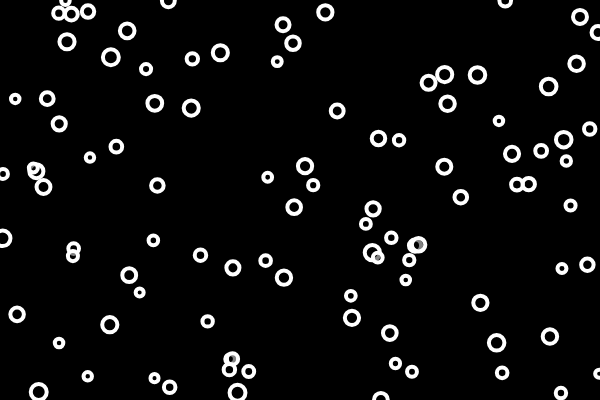
Frame 1 (no input)
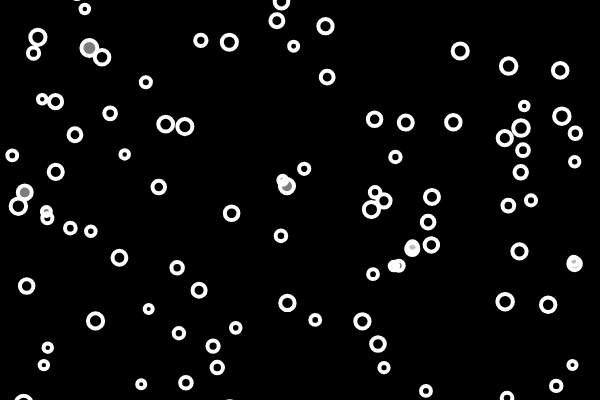
Frame 60 (no input)
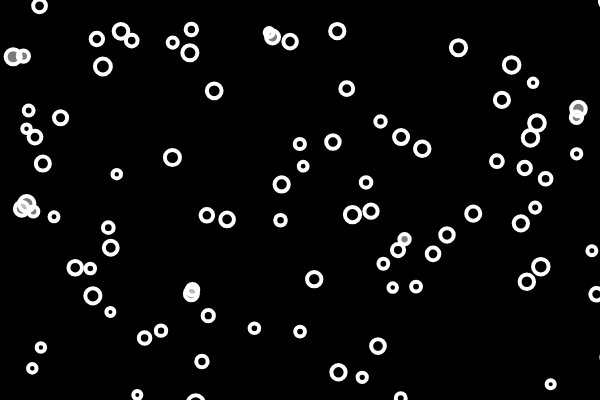
Frame 120 (the mouse pressed at the canvas centre since frame 60)

The p5.js sketch that drew these frames (run headless with seeded random() and noise() and a simulated clock; from frame 60 on, the mouse is pressed at the canvas centre):

// p5.js sketch
// ── sketch.js
// var bubble = {
//   x: 300,
//   y: 200
// }
let bubbles = [];

function setup() {
  createCanvas(600, 400);
  // let x = random(width);
  // let y = random(height);
  // let r = random(10, 50)
  // let b = new Bubble(x, y, r);
  // bubbles.push(b);
  for (var i = 0; i < 100; i++){
    let x = random(width);
    let y = random(height);
    let r = random(4, 8);
    bubbles[i] = new Bubble(x, y, r);
  }

  // bubbles[0] = new Bubble(200, 200, 40);
  // bubbles[1] = new Bubble(400, 200, 20); 
  // bubbles[2] = new Bubble(300, 200, 10);
}

function draw() {
  background(0);
  
  // for (var i = 0; i < bubbles.length; i++){
  //   bubbles[i].show();
  //   bubbles[i].move();  
  // }
  

  // if (bubbles[0].intersects(bubbles[1])){
  //   background(200, 0, 100);
  // }

  
  for (bubble of bubbles) {
    bubble.show();
    bubble.move();

    let overlapping = false;
    for (other of bubbles){
      if (bubble !==other && bubble.intersects(other)){
        overlapping = true;
      }
    }
    if(overlapping){
      bubble.changeColor(255);
    } else {
      bubble.changeColor(0);
    }
  }
  // bubbles[0].show();
  // bubbles[0].move();
  // bubbles[1].show();
  // bubbles[1].move();
  // move();
  // show();
}

// function mousePressed() {
//   let r = random(10, 50);
//   let b = new Bubble(mouseX, mouseY, r);
//   bubbles.push(b);
// }

function mousePressed() {
  // for (var i = 0; i < bubbles.length; i++){
  //   if(bubbles[i].clicked(mouseX, mouseY)) {
  //     bubbles.splice(i, 1);
  //     i--;
  //   }
  // }
}
// ── bubble.js
class Bubble {
  constructor(x, y, r) {
    this.x = x;
    this.y = y;
    this.r = r;
    this.brightness = 0;
  }
  show() {
    stroke(255);
    strokeWeight(4);
    fill(this.brightness, 125);
    ellipse(this.x, this.y, this.r * 2);
  }
  
  clicked(x, y) {
    if (dist(this.x, this.y, x, y) < this.r) {
      return true;
    } else {
      return false;
    }
  }
  
  intersects(other){
   let d = dist(this.x, this.y, other.x, other.y);
    return d < this.r + other.r;
  }
  
  changeColor(color) {
    this.brightness = color;
  }

  move() {
    this.x = this.x + random(-5, 5);
    this.y = this.y + random(-5, 5);
  }
}
